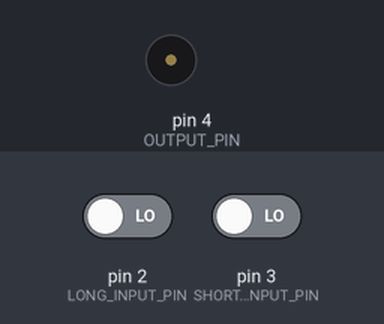
The sketch below on a simulated Arduino Uno, built with avr-gcc and run on an emulated ATmega328P. On the bench: buzzer (waves = sounding). The inputs (shaded band) are chosen by the test bench; at power-on: pin 2 (LONG_INPUT_PIN) LOW, pin 3 (SHORT_INPUT_PIN) LOW.

Above: at 1.2 s.
1.3 s: pin 2 (LONG_INPUT_PIN) driven HIGH
At 1.39 s:
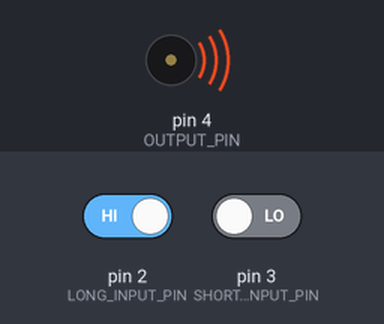
4.3 s: pin 3 (SHORT_INPUT_PIN) driven HIGH
At 5.2 s:
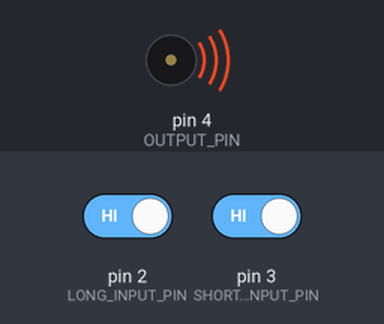
Timing chart, 0 to 13.3 s (numbered marks = the images above; inputs shaded):
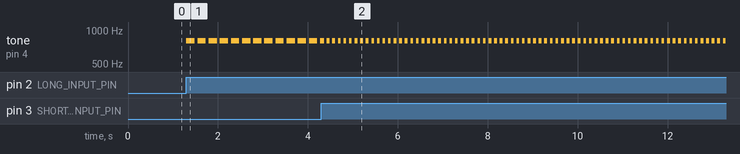

The sketch:

ardupaddle.ino
```cpp
// Pins
#define LONG_INPUT_PIN 2
#define SHORT_INPUT_PIN 3
#define OUTPUT_PIN 4

// Output voltage
#define OUTPUT_VOLTAGE HIGH

// Words per minute
#define WORDS_PER_MINUTE 20

// Calculate the number of dits per second
const int dits_per_second = (WORDS_PER_MINUTE * 50) / 60;
const int ms_per_dit = 1000 / dits_per_second;
const int ms_per_dah = ms_per_dit * 3;
const int ms_per_pause = ms_per_dit ;

// Possible states
enum possible_states { IDLE, DIT, DAH, PAUSE };

// Tracker for the next state
unsigned long state_change_timestamp_ms = 0;
bool next_state = false;

// Current state
possible_states current_state = possible_states::IDLE;

void setup() {
    // Configure all pins
    pinMode(LONG_INPUT_PIN, INPUT);
    pinMode(SHORT_INPUT_PIN, INPUT);
    pinMode(OUTPUT_PIN, OUTPUT);

    // Reset outputs
    digitalWrite(OUTPUT_PIN, LOW);
}

void loop() {
    // Dits take priority over dahs
    if (digitalRead(SHORT_INPUT_PIN)) {
        // If this button was just pressed
        if (current_state != possible_states::DIT &&
            current_state != possible_states::PAUSE) {
            current_state = possible_states::DIT;
            state_change_timestamp_ms = millis() + ms_per_dit;
        }

        // If a pause has run out
        if (current_state == possible_states::PAUSE &&
            state_change_timestamp_ms <= millis()) {
            current_state = possible_states::DIT;
            state_change_timestamp_ms = millis() + ms_per_dit;
        }

    } else if (digitalRead(LONG_INPUT_PIN)) {
        // If this button was just pressed
        if (current_state != possible_states::DAH &&
            current_state != possible_states::PAUSE) {
            current_state = possible_states::DAH;
            state_change_timestamp_ms = millis() + ms_per_dah;
        }

        // If a pause has run out
        if (current_state == possible_states::PAUSE &&
            state_change_timestamp_ms <= millis()) {
            current_state = possible_states::DAH;
            state_change_timestamp_ms = millis() + ms_per_dah;
        }

    } else {
        state_change_timestamp_ms = 0;
        current_state = possible_states::IDLE;
    }

    // Check if an action needs to be performed
    if (state_change_timestamp_ms <= millis()) {
        if (current_state == possible_states::DIT ||
            current_state == possible_states::DAH) {

            // Wait
            current_state = possible_states::PAUSE;
            state_change_timestamp_ms = millis() + ms_per_pause;
        }
    }

    // Handle each state
    if(current_state == possible_states::IDLE || current_state == possible_states::PAUSE){
//        digitalWrite(OUTPUT_PIN, LOW);
          noTone(OUTPUT_PIN);
    }else if (current_state == possible_states::DIT|| current_state == possible_states::DAH){
//        digitalWrite(OUTPUT_PIN, OUTPUT_VOLTAGE);
          tone(OUTPUT_PIN, 800);
    }
}
```

Measured:
- after the input at 1.3 s, tone on pin 4 (OUTPUT_PIN): alternates 800 Hz for 0.19 s and silent for 0.06 s, starting at once
- after the input at 4.3 s, tone on pin 4 (OUTPUT_PIN): alternates 800 Hz for 0.06 s and silent for 0.06 s, starting after 0.06 s
